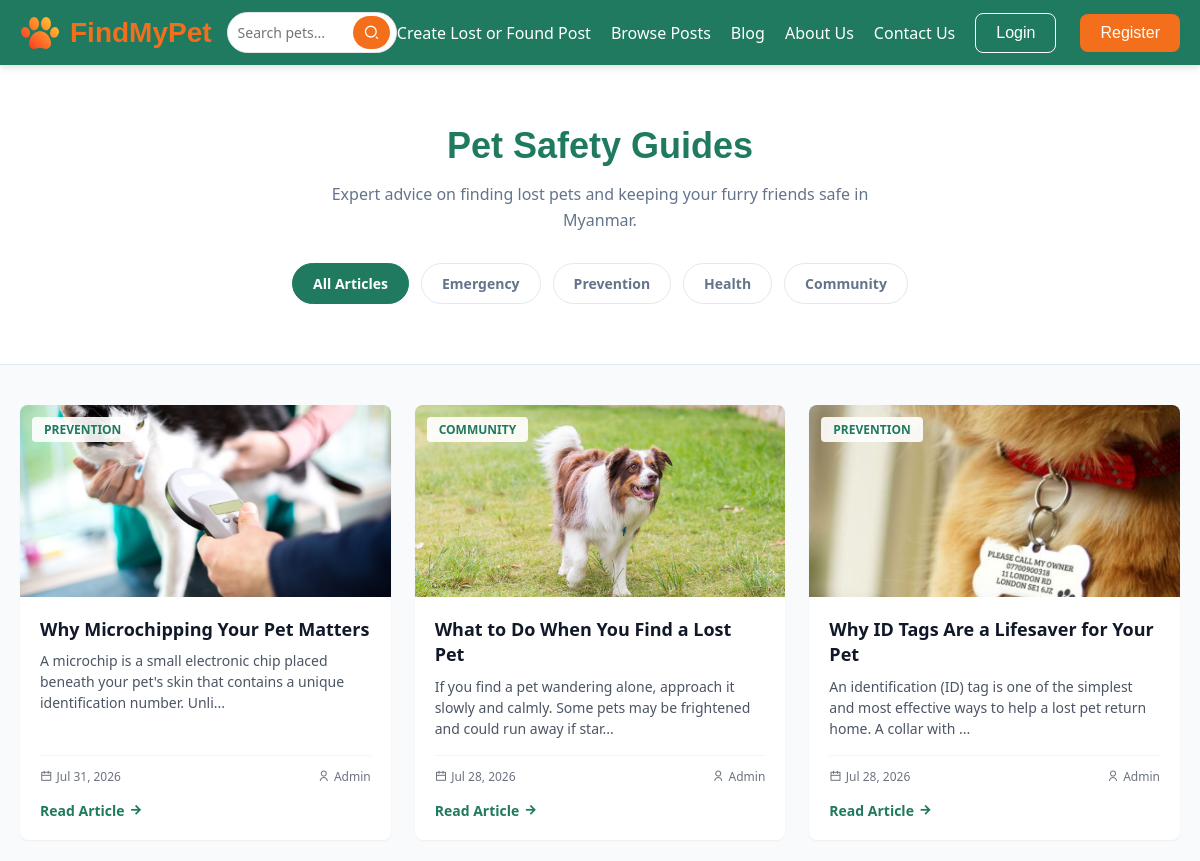
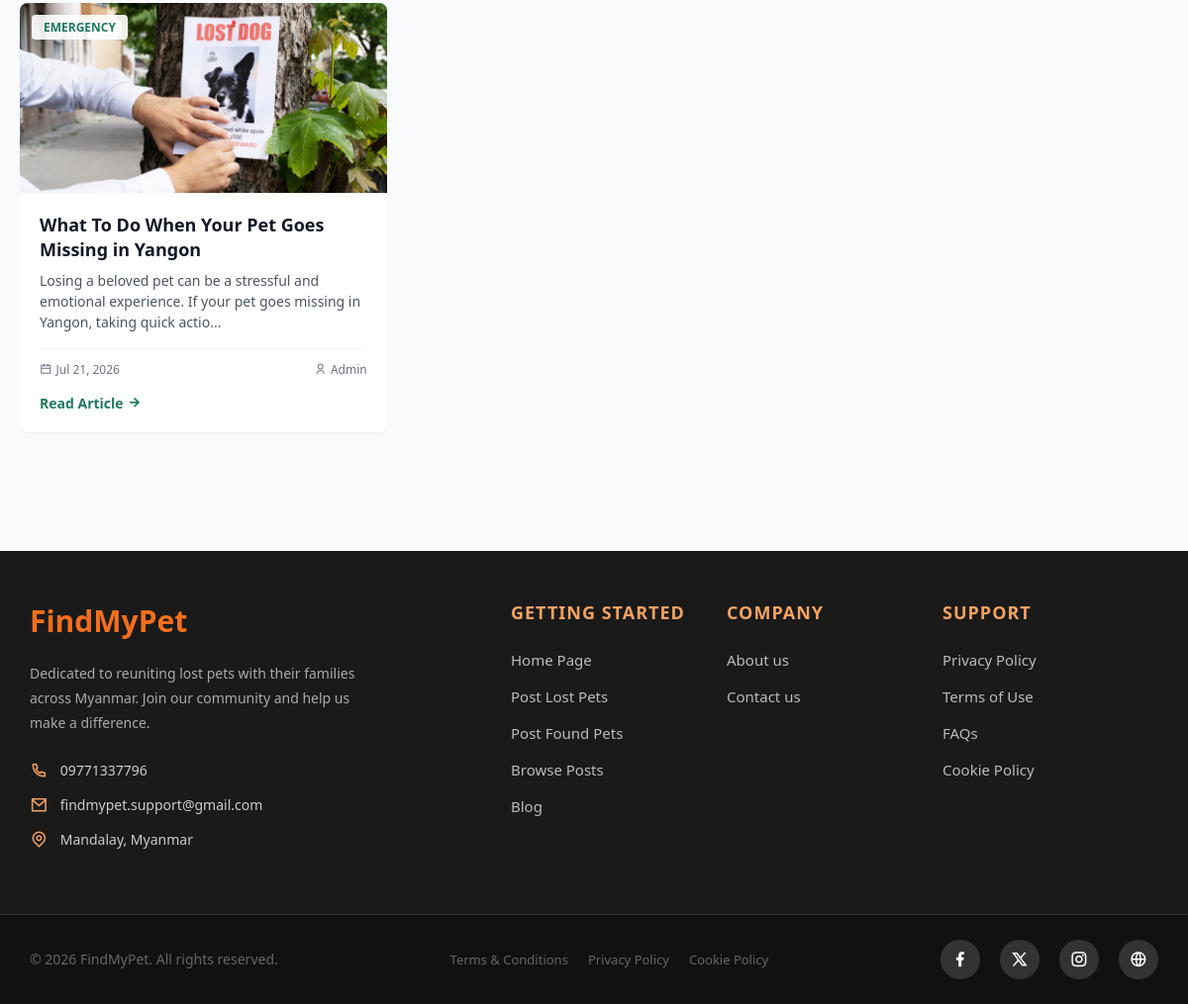
The page /user/blog.php on the database its author committed (2 pictures, top to bottom).
### tables this page shows
CREATE TABLE `blog` (
  `id` int(11) NOT NULL,
  `user_id` int(11) NOT NULL,
  `title` varchar(255) NOT NULL,
  `category` enum('Emergency','Prevention','Health','Community') DEFAULT 'Community',
  `content` text NOT NULL,
  `image` varchar(255) DEFAULT NULL,
  `created_at` datetime DEFAULT current_timestamp(),
  `updated_at` datetime DEFAULT current_timestamp() ON UPDATE current_timestamp()
);

CREATE TABLE `users` (
  `id` int(11) NOT NULL,
  `role_id` int(11) NOT NULL,
  `township_id` int(11) NOT NULL,
  `full_name` varchar(255) NOT NULL,
  `email` varchar(255) NOT NULL,
  `password` varchar(255) NOT NULL,
  `phone` varchar(20) NOT NULL,
  `address` text DEFAULT NULL,
  `verification_token` varchar(255) DEFAULT NULL,
  `token_expire` datetime DEFAULT NULL,
  `is_verified` tinyint(1) DEFAULT 0,
  `status` enum('Active','Suspended','Banned') NOT NULL DEFAULT 'Active',
  `suspended_until` datetime DEFAULT NULL,
  `reset_token` varchar(255) DEFAULT NULL,
  `reset_expire` datetime DEFAULT NULL,
  `email_notifications` tinyint(1) DEFAULT 1,
  `match_notifications` tinyint(1) DEFAULT 1,
  `post_notifications` tinyint(1) DEFAULT 1,
  `comment_notifications` tinyint(1) DEFAULT 1,
  `created_at` datetime DEFAULT current_timestamp()
);

### database/functions.php (called while the page is built, shortened)
<?php
function getBlogs($pdo, $category = 'all', $perPage = 9, $offset = 0)
{
    $whereClause = "";
    $params = [];
    $sql = "SELECT b.*, u.full_name as author_name
            FROM blog b
            JOIN users u ON b.user_id = u.id
            $whereClause
            ORDER BY b.created_at DESC
            LIMIT :limit OFFSET :offset";
    $stmt = $pdo->prepare($sql);
    $stmt->bindValue('limit', (int)$perPage, PDO::PARAM_INT);
    $stmt->bindValue('offset', (int)$offset, PDO::PARAM_INT);
    $stmt->execute();
    return $stmt->fetchAll(PDO::FETCH_ASSOC);
}

### user/blog.php (the view, shortened to what this page needs)
<?php
require_once "../database/functions.php";
include '../includes/header.php';
$perPage = 9;
$currentPage = isset($_GET['page']) && is_numeric($_GET['page']) && $_GET['page'] > 0 ? (int)$_GET['page'] : 1;
$offset = ($currentPage - 1) * $perPage;
$category = $_GET['category'] ?? 'all';
$blogs = getBlogs($pdo, $category, $perPage, $offset);
?>
<!DOCTYPE html>
<html lang="en">
<head>
    <link rel="stylesheet" href="../assets/css/style.css" />
    <link href="https://cdn.jsdelivr.net/npm/remixicon@4.9.0/fonts/remixicon.css" rel="stylesheet" />
</head>
<body>
    <main class="blog-page">
        <section class="blog-hero">
            <div class="blog-hero-container">
                <h1 class="page-title">Pet Safety Guides</h1>
                <p class="page-subtitle">Expert advice on finding lost pets and keeping your furry friends safe in Myanmar.</p>
                <div class="blog-filters">
                    <a href="?category=all&page=1" class="filter-btn <?= $category === 'all' ? 'active' : '' ?>">All Articles</a>
                    <a href="?category=emergency&page=1" class="filter-btn <?= $category === 'emergency' ? 'active' : '' ?>">Emergency</a>
                    <a href="?category=prevention&page=1" class="filter-btn <?= $category === 'prevention' ? 'active' : '' ?>">Prevention</a>
                    <a href="?category=health&page=1" class="filter-btn <?= $category === 'health' ? 'active' : '' ?>">Health</a>
                    <a href="?category=community&page=1" class="filter-btn <?= $category === 'community' ? 'active' : '' ?>">Community</a>
                </div>
            </div>
        </section>
        <section class="blog-grid-container">
            <?php if (empty($blogs)): ?>
                <div class="empty-state">
                    <i class="ri-article-line empty-state-icon"></i>
                    <h3 class="empty-state-title">No articles found</h3>
                    <p class="empty-state-text">There are no articles in this category yet.</p>
                </div>
            <?php else: ?>
                <div class="blog-grid">
                    <?php foreach ($blogs as $blog): ?>
                        <article class="blog-card">
                            <div class="blog-card-image-wrapper">
                                <img src="../<?= htmlspecialchars($blog['image'] ?? 'uploads/placeholder.jpg') ?>"
                                     alt="<?= htmlspecialchars($blog['title']) ?>"
                                     class="blog-card-image">
                                <span class="blog-card-badge">
                                    <?= htmlspecialchars(ucfirst($blog['category'])) ?>
                                </span>
                            </div>
                            <div class="blog-card-content">
                                <h3 class="blog-card-title">
                                    <?= htmlspecialchars($blog['title']) ?>
                                </h3>
                                <p class="blog-card-excerpt">
                                    <?= htmlspecialchars(substr(strip_tags($blog['content']), 0, 120)) ?>...
                                </p>
                                <div class="blog-card-meta">
                                    <span><i class="ri-calendar-line"></i> <?= date('M d, Y', strtotime($blog['created_at'])) ?></span>
                                    <span><i class="ri-user-line"></i> <?= htmlspecialchars($blog['author_name']) ?></span>
                                </div>
                                <a href="blog_details.php?id=<?= $blog['id'] ?>" class="blog-card-link">
                                    Read Article <i class="ri-arrow-right-line"></i>
                                </a>
                            </div>
                        </article>
                    <?php endforeach; ?>
                </div>
            <?php endif; ?>
        </section>
    </main>
    <?php include '../includes/footer.php'; ?>
</body>
</html>

### assets/css/style.css (style rules this page uses)
* { margin: 0; padding: 0; box-sizing: border-box; font-family: "Segoe UI", Tahoma, Geneva, Verdana, sans-serif; }
body { background-color: #f8fafc; }
.blog-page { background-color: #f8fafc; padding-bottom: 60px; }
.blog-hero { background-color: #ffffff; padding: 60px 20px; text-align: center; border-bottom: 1px solid #e2e8f0; margin-bottom: 20px; }
.page-title { font-size: 36px; font-weight: 800; color: #1f7a5f; margin-bottom: 15px; }
.page-subtitle { color: #64748b; max-width: 600px; margin: 0 auto 30px; line-height: 1.6; }
.blog-filters { display: flex; justify-content: center; gap: 12px; flex-wrap: wrap; }
.filter-btn { padding: 10px 20px; border-radius: 30px; border: 1px solid #e2e8f0; background-color: #ffffff; font-weight: 600; color: #64748b; cursor: pointer; transition: 0.3s; }
.filter-btn:hover, .filter-btn.active { background-color: #1f7a5f; color: #ffffff; border-color: #1f7a5f; }

### user/blog.php (style rules this page uses)
.blog-hero { background-color: #ffffff; padding: 60px 20px; text-align: center; border-bottom: 1px solid #e2e8f0; margin-bottom: 40px; }
.blog-hero-container { max-width: 1200px; margin: 0 auto; }
.page-title { font-size: 36px; font-weight: 800; color: #1f7a5f; margin-bottom: 15px; font-family: 'Poppins', sans-serif; }
.page-subtitle { color: #64748b; max-width: 600px; margin: 0 auto 30px; line-height: 1.6; font-size: 16px; }
.blog-filters { display: flex; justify-content: center; gap: 12px; flex-wrap: wrap; }
.filter-btn { padding: 10px 20px; border-radius: 30px; border: 1px solid #e2e8f0; background-color: #ffffff; font-weight: 600; color: #64748b; text-decoration: none; transition: all 0.3s ease; font-size: 14px; }
.filter-btn:hover, .filter-btn.active { background-color: #1f7a5f; color: #ffffff; border-color: #1f7a5f; }
.blog-grid-container { max-width: 1200px; margin: 0 auto; padding: 0 20px 60px; }
.blog-grid { display: grid; grid-template-columns: repeat(1, 1fr); gap: 24px; }
@media (min-width: 768px) { .blog-grid { grid-template-columns: repeat(2, 1fr); } }
@media (min-width: 1024px) { .blog-grid { grid-template-columns: repeat(3, 1fr); } }
.blog-card { background-color: #ffffff; border-radius: 8px; box-shadow: 0 1px 2px 0 rgba(0, 0, 0, 0.05); overflow: hidden; transition: box-shadow 0.3s ease; display: flex; flex-direction: column; height: 100%; }
.blog-card-image-wrapper { position: relative; height: 192px; background-color: #f3f4f6; overflow: hidden; }
.blog-card-image { width: 100%; height: 100%; object-fit: cover; transition: transform 0.3s ease; }
.blog-card-badge { position: absolute; top: 12px; left: 12px; padding: 4px 12px; background-color: rgba(255, 255, 255, 0.9); color: #1f7a5f; font-size: 0.75rem; font-weight: 700; text-transform: uppercase; border-radius: 4px; }
.blog-card-content { padding: 20px; display: flex; flex-direction: column; flex-grow: 1; }
.blog-card-title { font-size: 1.125rem; font-weight: 700; color: #111827; margin-bottom: 8px; line-height: 1.4; display: -webkit-box; -webkit-line-clamp: 2; -webkit-box-orient: vertical; overflow: hidden; }
.blog-card-excerpt { color: #4b5563; font-size: 0.875rem; line-height: 1.5; margin-bottom: 16px; flex-grow: 1; display: -webkit-box; -webkit-line-clamp: 3; -webkit-box-orient: vertical; overflow: hidden; }
.blog-card-meta { display: flex; align-items: center; justify-content: space-between; font-size: 0.75rem; color: #6b7280; margin-bottom: 16px; padding-top: 12px; border-top: 1px solid #f3f4f6; }
.blog-card-meta span { display: flex; align-items: center; gap: 4px; }
.blog-card-link { display: inline-flex; align-items: center; color: #1f7a5f; font-weight: 600; font-size: 0.875rem; text-decoration: none; transition: color 0.2s ease; }
.blog-card-link i { margin-left: 4px; transition: transform 0.2s ease; }

### rows shown on the page
blog: image (picture), category "PREVENTION", title "Why Microchipping Your Pet Matters", content "A microchip is a small electronic chip placed beneath your pet's skin that contains a unique identification number. Unli", created_at "Jul 31, 2026", user.full_name "Admin"
blog: image (picture), category "COMMUNITY", title "What to Do When You Find a Lost Pet", content "If you find a pet wandering alone, approach it slowly and calmly. Some pets may be frightened and could run away if star", created_at "Jul 28, 2026", user.full_name "Admin"
blog: image (picture), category "PREVENTION", title "Why ID Tags Are a Lifesaver for Your Pet", content "An identification (ID) tag is one of the simplest and most effective ways to help a lost pet return home. A collar with", created_at "Jul 28, 2026", user.full_name "Admin"
blog: image (picture), category "EMERGENCY", title "What To Do When Your Pet Goes Missing in Yangon", content "Losing a beloved pet can be a stressful and emotional experience. If your pet goes missing in Yangon, taking quick actio", created_at "Jul 21, 2026", user.full_name "Admin"
